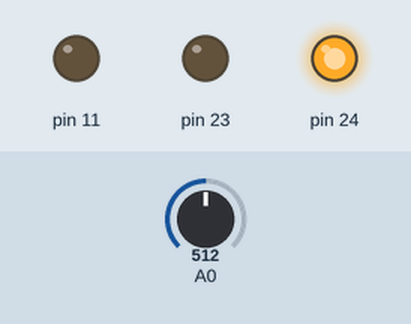
Recording of a program running on a simulated Arduino Mega 2560, built with avr-gcc and run on an emulated ATmega2560. On the bench: output pins drawn as LEDs (lit = HIGH). Inputs (shaded band) come from the test bench; at power-on: A0 = 512. What the program prints to the serial monitor is not drawn.

Above: at 1.2 s.
1.3 s: A0 set to 513
At 1.9 s:
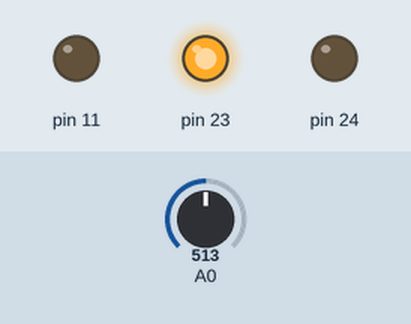
2.8 s: A0 set to 716
At 4.0 s:
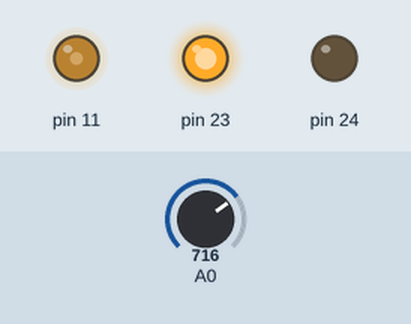
4.3 s: A0 set to 900
At 5.3 s:
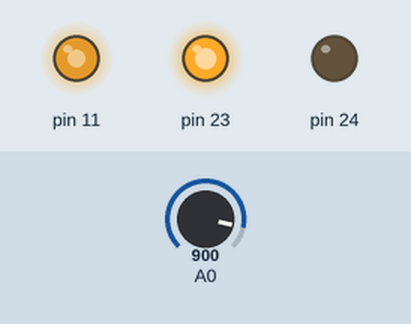
5.8 s: A0 set to 502
At 6.6 s:
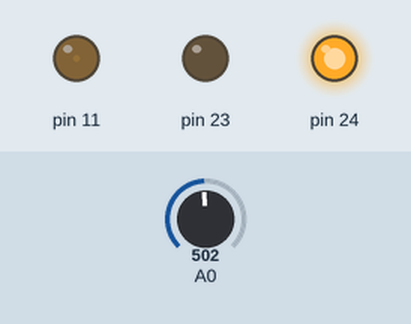
7.3 s: A0 set to 522
At 8.7 s:
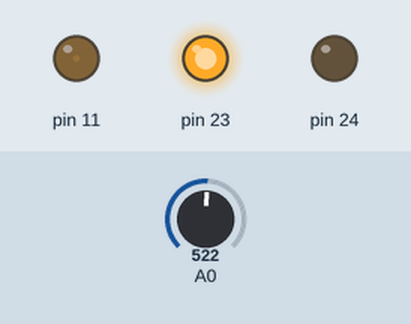
Timing chart, 0 to 9.8 s (numbered marks = the images above; inputs shaded):
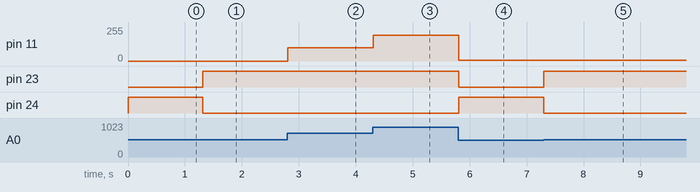

Measured:
- the behaviour switches between 512 and 513 on A0 (found by bisection; images 0 and 1)
- after the input at 1.3 s, pin 23: LOW → HIGH at once; pin 24: HIGH → LOW at once
- after the input at 2.8 s, pin 11: 0/255 → 101/255 at once
- after the input at 4.3 s, pin 11: 101/255 → 193/255 at once
- after the input at 5.8 s, pin 11: 193/255 → 4/255 at once; pin 23: HIGH → LOW at once; pin 24: LOW → HIGH at once
- after the input at 7.3 s, pin 23: LOW → HIGH at once; pin 24: HIGH → LOW at once

The program:

main.cpp
```cpp
#include <Arduino.h>
#include "LayoutDriver/LayoutDriver.h"

LayoutDriver layoutDriver;

void setup() {
    Serial.begin(9600);
    Serial.print("ACMRMega v1.0");
}

void loop() {
    layoutDriver.run();
}
```

LayoutDriver.cpp
```cpp
//
// Created by hylbr on 25-2-2023.
//

#include "LayoutDriver.h"
#include "MotorControl/MotorDriver.h"

Motordriver motordriver(11,23,24,A0);

LayoutDriver::LayoutDriver(){
}

void LayoutDriver::run() {
    motordriver.motorControl();
}
```

LayoutDriver.h
```cpp
//
// Created by hylbr on 25-2-2023.
//

#ifndef ACMRMEGA_LAYOUTDRIVER_H
#define ACMRMEGA_LAYOUTDRIVER_H


class LayoutDriver {
private:

public:
    LayoutDriver();
    void run();
};


#endif //ACMRMEGA_LAYOUTDRIVER_H
```

MotorDriver.cpp
```cpp
//
// Created by hylbr on 25-2-2023.
//

#include <Arduino.h>
#include "MotorDriver.h"

Motordriver::Motordriver(byte motorSpeed,byte motorDir1, byte motorDir2, byte potmeterPin) {
    this->motorSpeed = motorSpeed; //PWM pin, kan led gebruiken als test
    this->motorDir1 = motorDir1;
    this->motorDir2 = motorDir2;
    this->potMeterPin = potmeterPin;
    init();
}
void Motordriver::init() {
    pinMode(motorSpeed,OUTPUT);
    pinMode(motorDir1,OUTPUT);
    pinMode(motorDir2,OUTPUT);
    pinMode(potMeterPin,INPUT);
    TCCR1B = (TCCR1B & B11111000) | B00000100; //Pin 11 en 12 zitten nu op 122,55Hz
}

int Motordriver::readPotmeterInput(){
    //read potmeterpin implementatie
    potmeterValue = analogRead(potMeterPin);
    return potmeterValue;
}

//is deze nog nodig?
void Motordriver::switchDirection(){

}

void Motordriver::motorControl(){
    //voor schakelen richting: range tussen 0 en midden en midden en max
    //Vooruit
    if (readPotmeterInput() > 512) {
        mappedValue = map(readPotmeterInput(), 512, 1023, 0, 255);
        //serial.print(value + "\n");
        digitalWrite(motorDir1,HIGH);
        digitalWrite(motorDir2,LOW);
        analogWrite(motorSpeed, mappedValue);
        delay(10); //moet delay eruit halen eigs :')

        //achteruit
    }else {
        mappedValue = map(readPotmeterInput(), 511, 0, 0, 255);
        //serial.print(value + "\n");
        digitalWrite(motorDir1,LOW);
        digitalWrite(motorDir2,HIGH);
        analogWrite(motorSpeed, mappedValue);
        delay(10);
    }
}
```

MotorDriver.h
```cpp
//
// Created by hylbr on 25-2-2023.
//

#ifndef ACMRMEGA_MOTORDRIVER_H
#define ACMRMEGA_MOTORDRIVER_H
#include <Arduino.h>

class Motordriver {
private:
    //moet PWM zijn!
    byte motorSpeed;

    //Zijn digital
    byte motorDir1;
    byte motorDir2;

    //analog In
    byte potMeterPin;


    int potmeterValue;
    int mappedValue;


public:
    Motordriver(byte motorSpeed,byte motorDir1, byte motorDir2, byte potmeterPin);
    void init();

    int readPotmeterInput();

    void motorControl();

    void switchDirection();
};
#endif //ACMRMEGA_MOTORDRIVER_H
```
